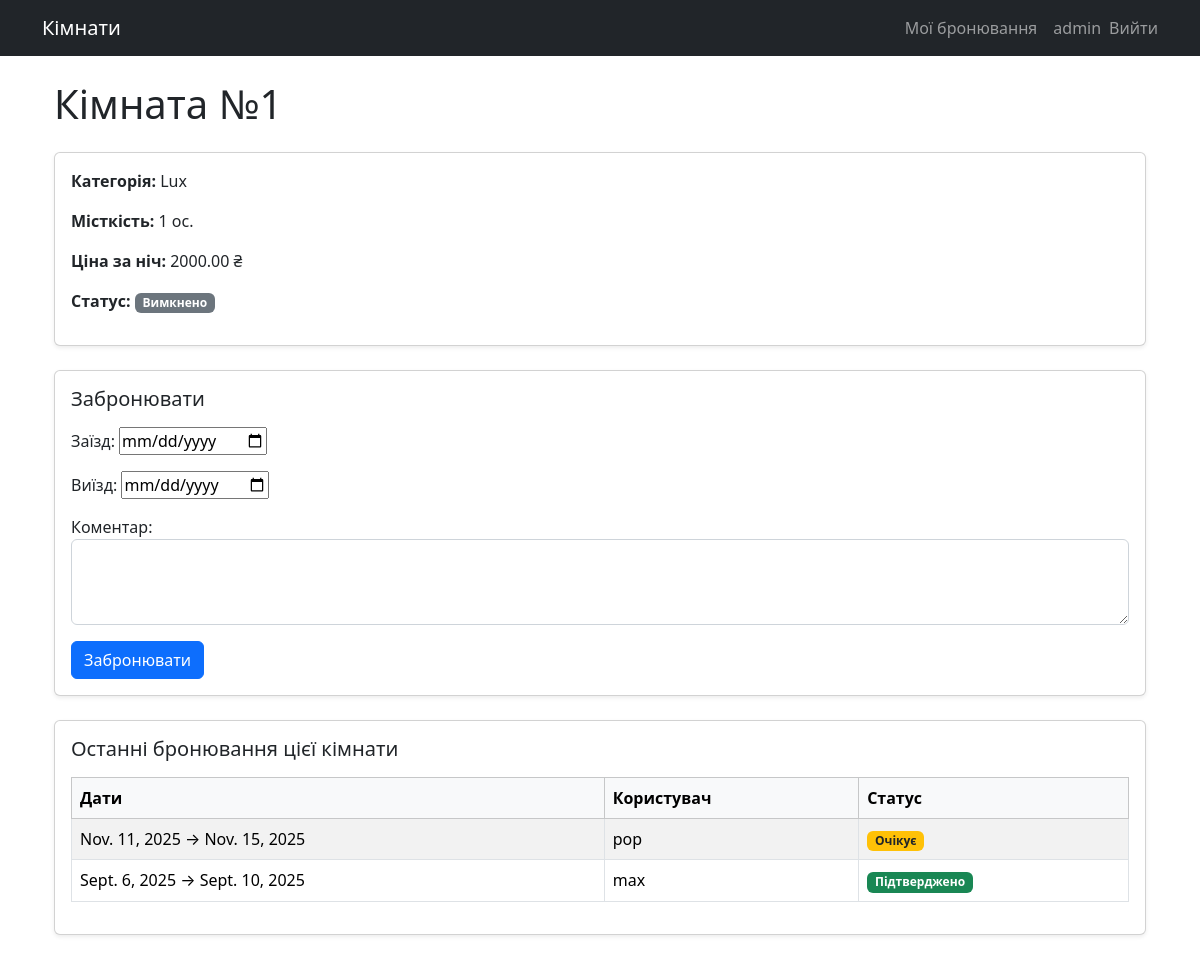
The app's page /rooms/1/ (signed in) with its own data.
### booking_app/models.py (models this page shows, shortened)
class Room(models.Model):
    number = models.CharField(max_length=10, unique=True, verbose_name='Room Number')
    floor = models.IntegerField(verbose_name='Floor')
    capacity = models.PositiveIntegerField(verbose_name='Capacity')
    category = models.ForeignKey('RoomCategory', on_delete=models.PROTECT, related_name='rooms')
    is_active = models.BooleanField(default=True, verbose_name="Доступна для бронювання")
    class Meta:
        verbose_name = 'Room'
        verbose_name_plural = 'Rooms'
        ordering = ['number']

class TimeStampedModel(models.Model):
    created_at = models.DateTimeField(auto_now_add=True)
    updated_at = models.DateTimeField(auto_now=True)
    class Meta:
        abstract = True

class RoomCategory(TimeStampedModel):
    name = models.CharField(max_length=100, unique=True, verbose_name="Назва")
    capacity = models.PositiveSmallIntegerField(default=1, verbose_name="Місткість, осіб")
    price_per_night = models.DecimalField(max_digits=8, decimal_places=2, verbose_name="Ціна за ніч")
    description = models.TextField(blank=True, verbose_name="Опис")
    is_active = models.BooleanField(default=True, verbose_name="Активна")
    class Meta(TimeStampedModel.Meta):
        db_table = "room_category"
        verbose_name = "Категорія кімнати"
        verbose_name_plural = "Категорії кімнат"
        ordering = ["name"]
        indexes = [models.Index(fields=["name"])]

class Booking(TimeStampedModel):
    room = models.ForeignKey(
        Room,
        on_delete=models.PROTECT,
        related_name="bookings",
        verbose_name="Кімната"
    )
    user = models.ForeignKey(
        User,
        on_delete=models.PROTECT,
        related_name="bookings",
        verbose_name="Користувач"
    )
    check_in = models.DateField(verbose_name="Заїзд")
    check_out = models.DateField(verbose_name="Виїзд")
    status = models.CharField(
        max_length=10,
        choices=BookingStatus.choices,
        default=BookingStatus.PENDING,
        verbose_name="Статус"
    )
    comment = models.TextField(blank=True, verbose_name="Коментар")
    class Meta(TimeStampedModel.Meta):
        db_table = "booking"
        verbose_name = "Бронювання"
        verbose_name_plural = "Бронювання"
        ordering = ["-created_at"]
        constraints = [
            models.CheckConstraint(
                check=Q(check_out__gt=F("check_in")),
                name="check_out_gt_check_in"
            ),
        ]
        indexes = [
            models.Index(fields=["room", "check_in", "check_out"]),
            models.Index(fields=["status"]),
            models.Index(fields=["user"]),
        ]

### booking_app/views.py (the view)
# urls.py: path("rooms/<int:pk>/", views.room_detail, name="room_detail"),
def room_detail(request, pk):
    room = get_object_or_404(Room.objects.select_related("category"), pk=pk)
    if request.method == "POST":
        if not request.user.is_authenticated:
            messages.error(request, "You need to log in to book a room.")
            return redirect(reverse("booking_app:room_detail", args=[room.pk]))
        instance = Booking(room=room, user=request.user)
        form = BookingForm(request.POST, instance=instance)
        if form.is_valid():
            try:
                with transaction.atomic():
                    form.save()
            except (ValidationError, IntegrityError) as e:
                form.add_error(None, getattr(e, "message", str(e)))
            else:
                messages.success(request, "Booking successfully created.")
                return redirect(reverse("booking_app:my_bookings"))
    else:
        form = BookingForm()
    last_bookings = (
        room.bookings.select_related("user").order_by("-created_at")[:5]     # type: ignore
        )
    ctx = {
        "room": room,
        "form": form,
        "last_bookings": last_bookings,
    }
    return render(request, "booking_app/room_detail.html", ctx)

### booking_app/forms.py
class BookingForm(forms.ModelForm):
    class Meta:
        model = Booking
        fields = ['check_in', 'check_out', 'comment']
        widgets = {
            'check_in': forms.DateInput(attrs={'type': 'date'}),
            'check_out': forms.DateInput(attrs={'type': 'date'}),
            'comment': forms.Textarea(attrs={'rows': 3}),
        }

### templates/booking_app/room_detail.html (shortened to what this page needs)
{% extends "booking_app/base.html" %}
{% block content %}
<div class="container my-4">
  <h1 class="mb-4">Кімната №{{ room.number }}</h1>
  <div class="card shadow-sm mb-4">
    <div class="card-body">
      <p><strong>Категорія:</strong> {{ room.category.name }}</p>
      <p><strong>Місткість:</strong> {{ room.category.capacity }} ос.</p>
      <p><strong>Ціна за ніч:</strong> {{ room.category.price_per_night }} ₴</p>
      <p>
        <strong>Статус:</strong>
        {% if room.is_active %}
          <span class="badge bg-success">Доступна</span>
        {% else %}
          <span class="badge bg-secondary">Вимкнено</span>
        {% endif %}
      </p>
    </div>
  </div>
  <div class="card shadow-sm mb-4">
    <div class="card-body">
      <h3 class="h5 mb-3">Забронювати</h3>
      {% if request.user.is_authenticated %}
        <form method="post">
          <div class="mb-3">
            {{ form.as_p }}
          </div>
          <button class="btn btn-primary" type="submit">Забронювати</button>
        </form>
      {% endif %}
    </div>
  </div>
  <div class="card shadow-sm">
    <div class="card-body">
      <h3 class="h5 mb-3">Останні бронювання цієї кімнати</h3>
      {% if last_bookings %}
        <div class="table-responsive">
          <table class="table table-striped table-bordered align-middle">
            <thead class="table-light">
              <tr>
                <th>Дати</th>
                <th>Користувач</th>
                <th>Статус</th>
              </tr>
            </thead>
            <tbody>
              {% for b in last_bookings %}
                <tr>
                  <td>{{ b.check_in }} → {{ b.check_out }}</td>
                  <td>{{ b.user.username }}</td>
                  <td>
                    {% if b.status == 'canceled' %}
                      <span class="badge bg-danger">{{ b.get_status_display }}</span>
                    {% elif b.status == 'confirmed' %}
                      <span class="badge bg-success">{{ b.get_status_display }}</span>
                    {% elif b.status == 'pending' %}
                      <span class="badge bg-warning text-dark">{{ b.get_status_display }}</span>
                    {% else %}
                      <span class="badge bg-secondary">{{ b.get_status_display }}</span>
                    {% endif %}
                  </td>
                </tr>
              {% endfor %}
            </tbody>
          </table>
        </div>
      {% else %}
        <p class="text-muted">Поки немає.</p>
      {% endif %}
    </div>
  </div>
</div>
{% endblock %}

### templates/booking_app/base.html (shortened to what this page needs)
{% load static %}
<!doctype html>
<html lang="uk">
<head>
  <link href="https://cdn.jsdelivr.net/npm/bootstrap@5.3.3/dist/css/bootstrap.min.css" rel="stylesheet">
  <link rel="stylesheet" href="{% static 'booking_app/css/styles.css' %}">
</head>
<body>
  <nav class="navbar navbar-expand-lg navbar-dark bg-dark mb-4">
    <div class="container">
      <a class="navbar-brand" href="{% url 'booking_app:room_list' %}">Кімнати</a>
      <div class="collapse navbar-collapse" id="navbarNav">
        <ul class="navbar-nav ms-auto align-items-center">
          {% if request.user.is_authenticated %}
            <li class="nav-item">
              <a class="nav-link" href="{% url 'booking_app:my_bookings' %}">Мої бронювання</a>
            </li>
            <li class="nav-item">
              <span class="nav-link">{{ request.user.username }}</span>
            </li>
            <li class="nav-item">
              <form action="{% url 'booking_app:logout' %}" method="post" class="d-flex m-0">
                <button type="submit" class="btn btn-link nav-link p-0 m-0" style="line-height: 1;">Вийти</button>
              </form>
            </li>
          {% endif %}
        </ul>
      </div>
    </div>
  </nav>
  <div class="container">
    {% block content %}{% endblock %}
  </div>
</body>
</html>

### static/booking_app/css/styles.css (style rules this page uses)
body { scroll-behavior: smooth; }
input[type=text], input[type=password], input[type=email], select, textarea { display:block; width:100%; padding:.375rem .75rem; border:1px solid #ced4da; border-radius: .375rem; }

### records on screen
Room: number "1", category.name "Lux", category.capacity "1", category.price_per_night "2000.00"
Booking: check_in "Nov. 11, 2025", check_out "Nov. 15, 2025", user.username "pop", status "Очікує"
Booking: check_in "Sept. 6, 2025", check_out "Sept. 10, 2025", user.username "max", status "Підтверджено"

### other values on screen
{{ request.user.username }} "admin"
